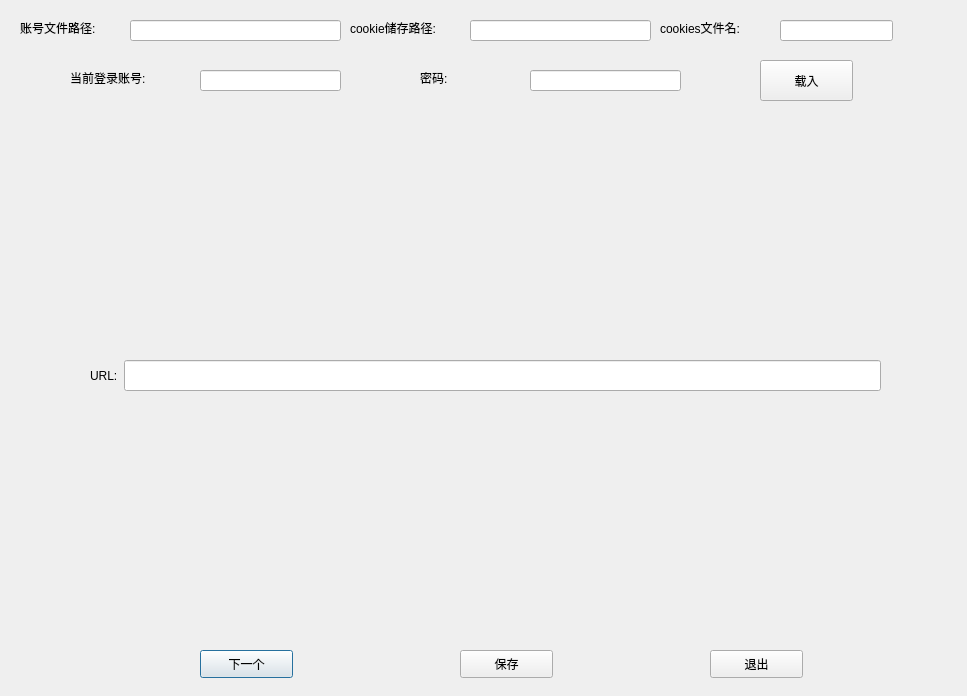
<?xml version="1.0" encoding="UTF-8"?>
<ui version="4.0">
 <class>Dialog</class>
 <widget class="QDialog" name="Dialog">
  <property name="geometry">
   <rect>
    <x>0</x>
    <y>0</y>
    <width>967</width>
    <height>696</height>
   </rect>
  </property>
  <property name="windowTitle">
   <string>登录</string>
  </property>
  <widget class="QWidget" name="widget" native="true">
   <property name="geometry">
    <rect>
     <x>90</x>
     <y>110</y>
     <width>791</width>
     <height>531</height>
    </rect>
   </property>
   <layout class="QVBoxLayout" name="verticalLayout">
    <item>
     <layout class="QVBoxLayout" name="browser_layout">
      <item>
       <layout class="QHBoxLayout" name="url_layout">
        <item>
         <widget class="QLabel" name="label_5">
          <property name="maximumSize">
           <size>
            <width>16777215</width>
            <height>31</height>
           </size>
          </property>
          <property name="text">
           <string>URL:</string>
          </property>
         </widget>
        </item>
        <item>
         <widget class="QLineEdit" name="url">
          <property name="maximumSize">
           <size>
            <width>16777215</width>
            <height>31</height>
           </size>
          </property>
         </widget>
        </item>
       </layout>
      </item>
     </layout>
    </item>
   </layout>
  </widget>
  <widget class="QPushButton" name="next_btn">
   <property name="geometry">
    <rect>
     <x>200</x>
     <y>650</y>
     <width>93</width>
     <height>28</height>
    </rect>
   </property>
   <property name="text">
    <string>下一个</string>
   </property>
  </widget>
  <widget class="QPushButton" name="close_btn">
   <property name="geometry">
    <rect>
     <x>710</x>
     <y>650</y>
     <width>93</width>
     <height>28</height>
    </rect>
   </property>
   <property name="text">
    <string>退出</string>
   </property>
  </widget>
  <widget class="QLabel" name="label">
   <property name="geometry">
    <rect>
     <x>70</x>
     <y>70</y>
     <width>121</width>
     <height>16</height>
    </rect>
   </property>
   <property name="text">
    <string>当前登录账号:</string>
   </property>
  </widget>
  <widget class="QLabel" name="label_2">
   <property name="geometry">
    <rect>
     <x>420</x>
     <y>70</y>
     <width>72</width>
     <height>15</height>
    </rect>
   </property>
   <property name="text">
    <string>密码:</string>
   </property>
  </widget>
  <widget class="QLabel" name="label_3">
   <property name="geometry">
    <rect>
     <x>350</x>
     <y>20</y>
     <width>131</width>
     <height>16</height>
    </rect>
   </property>
   <property name="text">
    <string>cookie储存路径:</string>
   </property>
  </widget>
  <widget class="QLabel" name="label_4">
   <property name="geometry">
    <rect>
     <x>20</x>
     <y>20</y>
     <width>151</width>
     <height>16</height>
    </rect>
   </property>
   <property name="text">
    <string>账号文件路径:</string>
   </property>
  </widget>
  <widget class="QLineEdit" name="cookies_dir">
   <property name="geometry">
    <rect>
     <x>470</x>
     <y>20</y>
     <width>181</width>
     <height>21</height>
    </rect>
   </property>
  </widget>
  <widget class="QLineEdit" name="id_path">
   <property name="geometry">
    <rect>
     <x>130</x>
     <y>20</y>
     <width>211</width>
     <height>21</height>
    </rect>
   </property>
  </widget>
  <widget class="QLineEdit" name="id">
   <property name="geometry">
    <rect>
     <x>200</x>
     <y>70</y>
     <width>141</width>
     <height>21</height>
    </rect>
   </property>
  </widget>
  <widget class="QLineEdit" name="pwd">
   <property name="geometry">
    <rect>
     <x>530</x>
     <y>70</y>
     <width>151</width>
     <height>21</height>
    </rect>
   </property>
  </widget>
  <widget class="QPushButton" name="save_btn">
   <property name="geometry">
    <rect>
     <x>460</x>
     <y>650</y>
     <width>93</width>
     <height>28</height>
    </rect>
   </property>
   <property name="text">
    <string>保存</string>
   </property>
  </widget>
  <widget class="QPushButton" name="load_btn">
   <property name="geometry">
    <rect>
     <x>760</x>
     <y>60</y>
     <width>93</width>
     <height>41</height>
    </rect>
   </property>
   <property name="text">
    <string>载入</string>
   </property>
  </widget>
  <widget class="QLabel" name="label_6">
   <property name="geometry">
    <rect>
     <x>660</x>
     <y>20</y>
     <width>111</width>
     <height>16</height>
    </rect>
   </property>
   <property name="text">
    <string>cookies文件名:</string>
   </property>
  </widget>
  <widget class="QLineEdit" name="cookies_file_name">
   <property name="geometry">
    <rect>
     <x>780</x>
     <y>20</y>
     <width>113</width>
     <height>21</height>
    </rect>
   </property>
  </widget>
 </widget>
 <resources/>
 <connections/>
</ui>
